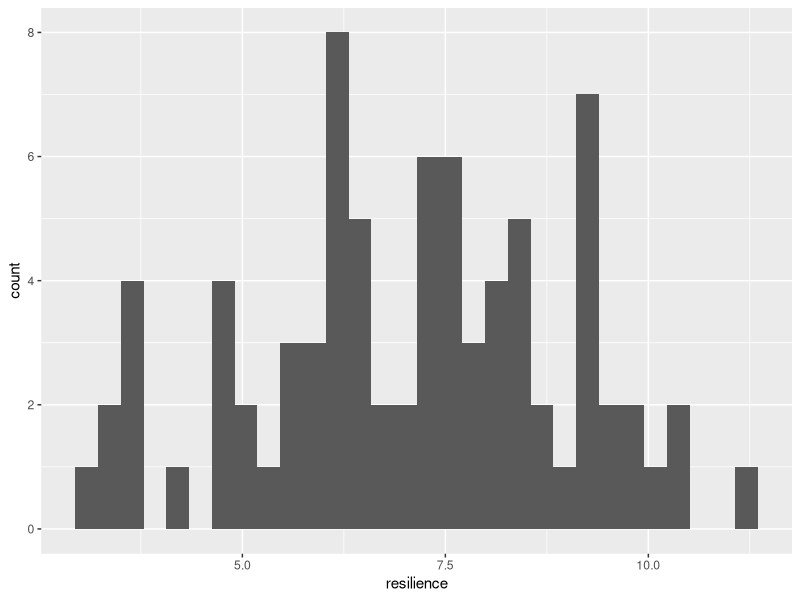
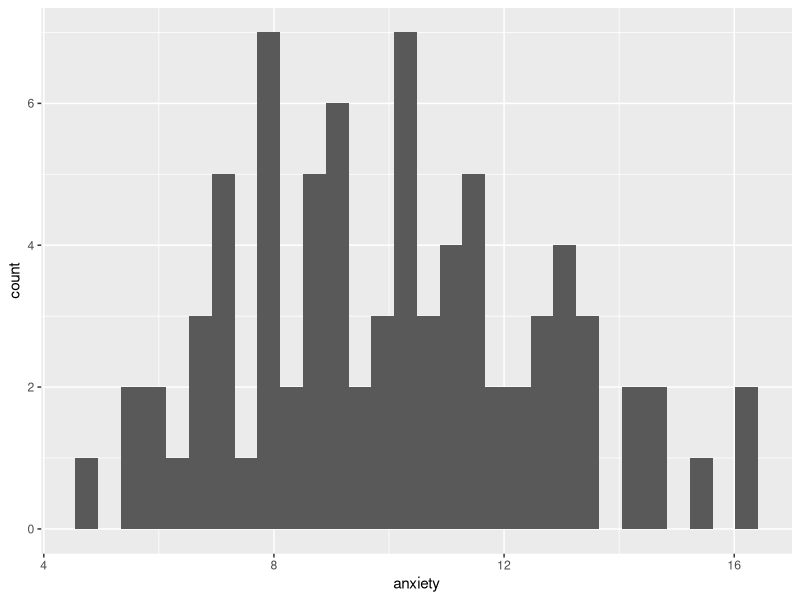
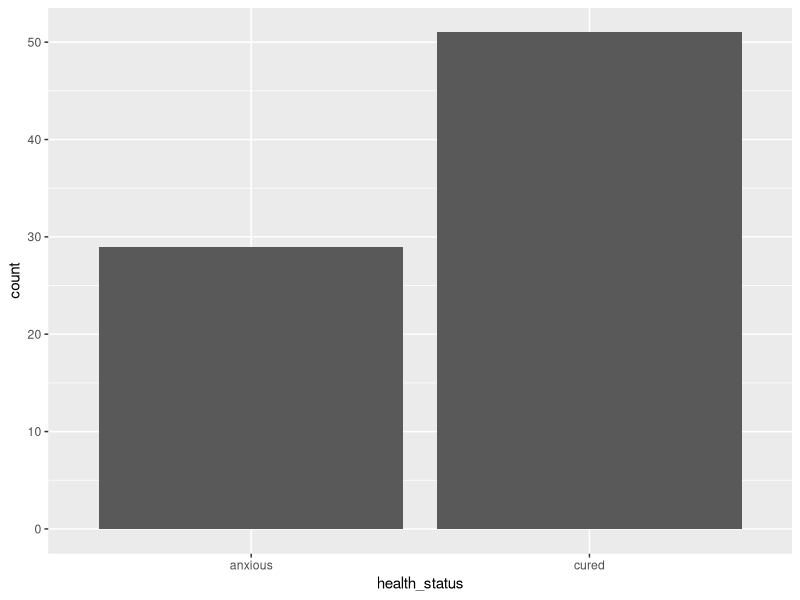
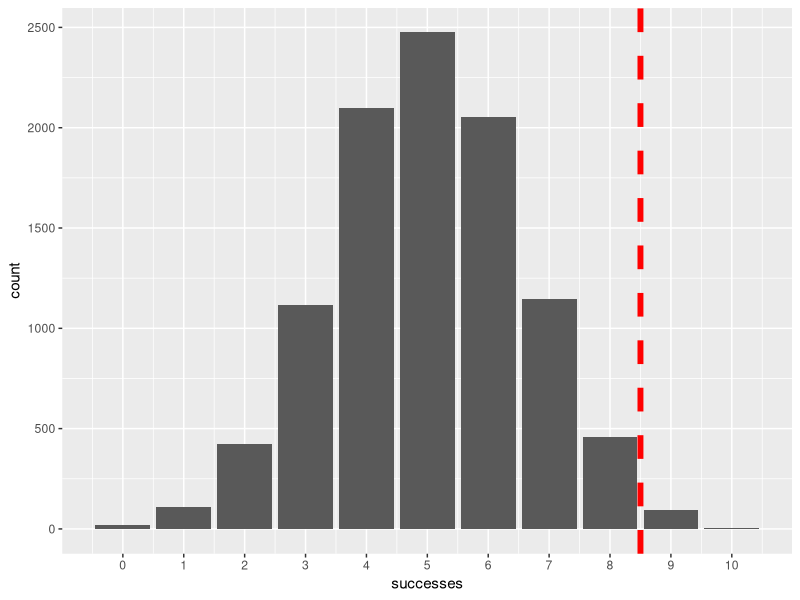
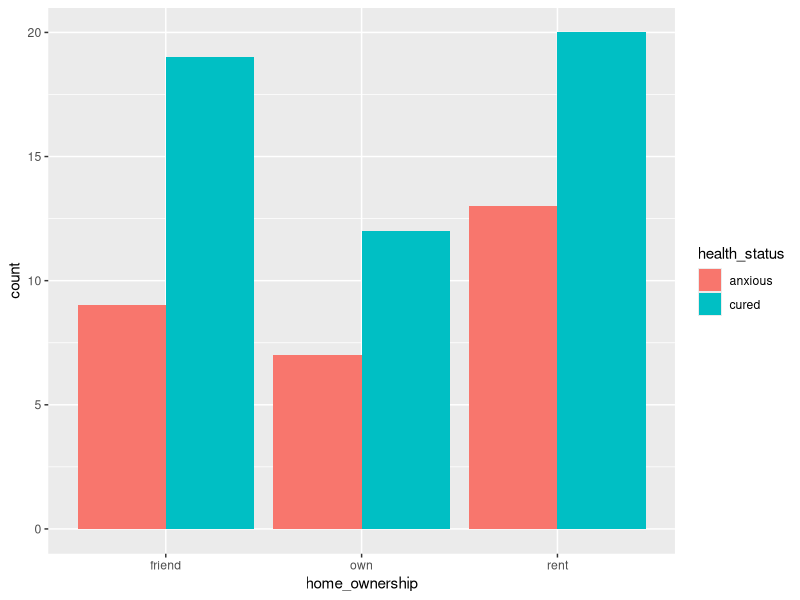
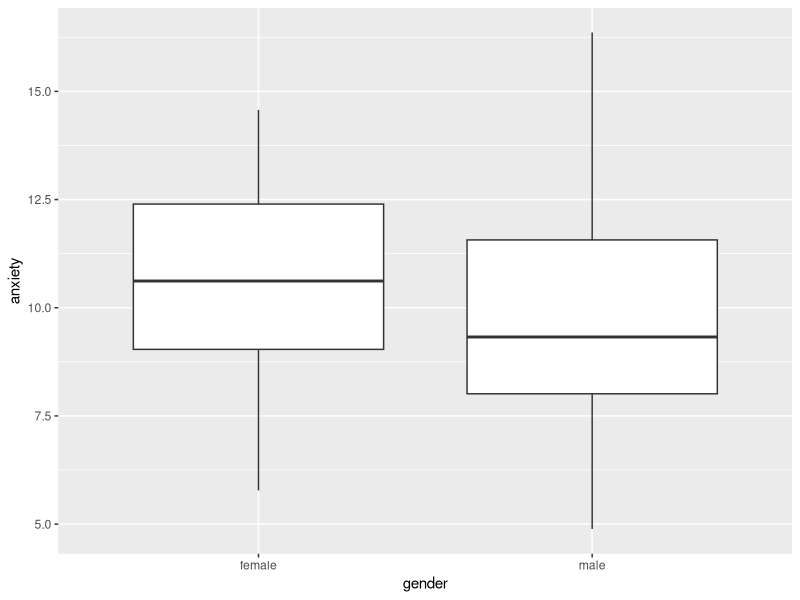
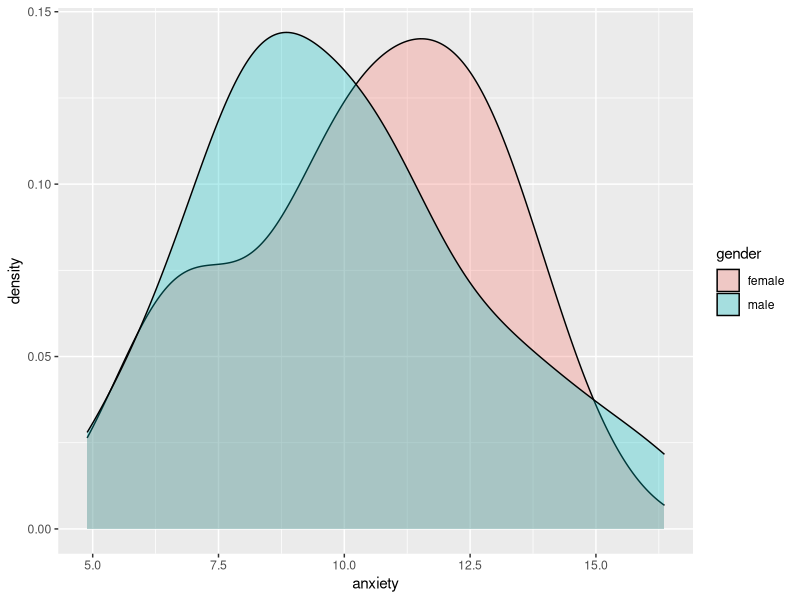
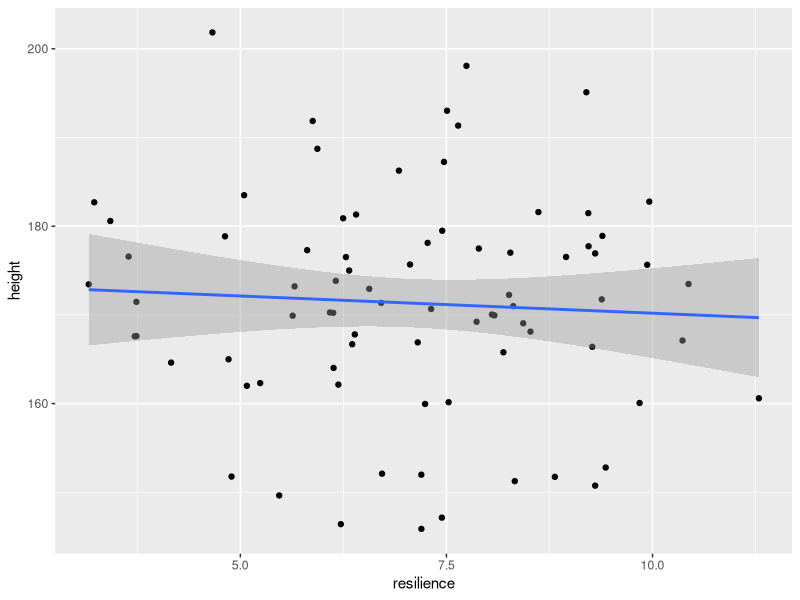

These charts were generated, in order, by the following R code:
# ---	
# title: "Seminar_5"	
# author: "Zoltan Kekecs"	
# date: "9 oktober 2019"	
# output: html_document	
# ---	

# # Ket valtozo kapcsolatanak vizsgalata, statisztikai inferencia	

# ## Az ora celja	

# Az ora celja hogy megismerkedjunk a statisztikai inferencia alapjaival ket valtozo kapcsolatanak elemzesen keresztul.	

# ## Package-ek betoltese	


if (!require("tidyverse")) install.packages("tidyverse")	
library(tidyverse) # for dplyr and ggplot2	



# ## Adatgeneralas az orahoz	

# Az alabbi kod adatokat general a szamunkra. Az adatgeneralashoz hasznlalt kod megertese ezen a szinten meg nem szukseges. 	


n_per_group = 40	
	
base_height_mean = 164	
base_height_sd = 10	
base_anxiety_mean = 18	
base_anxiety_sd = 2	
resilience_mean = 7	
resilience_sd = 2	
	
treatment_effect = - 3	
resilience_effect = - 0.8	
	
gender_bias = 0.7	
gender_effect = - 1	
gender_effect_on_height = 12	
	
	
treatment <- rep(c(1, 0), each = n_per_group)	
set.seed(68)	
	
gender_num <- rbinom(n = n_per_group * 2, size = 1, prob = 0.7)	
gender <- NA	
gender[gender_num == 0] = "female"	
gender[gender_num == 1] = "male"	
	
home_ownership <- sample(c("own", "rent", "friend"), n_per_group * 2, replace = T)	
	
resilience <- rnorm(mean = resilience_mean, sd = resilience_sd, n = n_per_group*2)	
	
anxiety_base <- rnorm(mean = base_anxiety_mean, sd = base_anxiety_sd, n = n_per_group*2)	
anxiety <- anxiety_base + treatment * treatment_effect + resilience * resilience_effect + gender_num * gender_effect	
participant_ID <- paste0("ID_", 1:(n_per_group*2))	
	
height_base <- rnorm(mean = base_height_mean, sd = base_height_sd, n = n_per_group*2)	
height <- height_base + gender_num * gender_effect_on_height	
	
	
group <- rep(NA, n_per_group*2)	
group[treatment == 0] = "control"	
group[treatment == 1] = "treatment"	
	
health_status <- rep(NA, n_per_group*2)	
health_status[anxiety < 11] = "cured"	
health_status[anxiety >= 11] = "anxious"	
	
data <- data.frame(participant_ID)	
data = cbind(data, gender, group, resilience, anxiety, health_status, home_ownership, height)	
data = as_tibble(data)	
	
data = data %>% 	
  mutate(gender = factor(gender))	
	
data = data %>% 	
  mutate(group = factor(group))	
	
data = data %>% 	
  mutate(health_status = factor(health_status))	
	
data = data %>% 	
  mutate(home_ownership = factor(home_ownership))	
	
data	
	



# ## Adatellenorzes	

# Mint mindig, elemzes elott ellenorizzuk, hogy az adattal minden rendben van-e!	

# Lathatjuk, hogy 5 valtozo van az adattablaban. 	

# - participant_ID - reszvevo azonositoja	
# - group - csoporttagsag, ez egy faktor valtozo aminek ket szintje van: "treatment" (kezelt csoport), es "control" (kontrol csoport). A "treatment" csoport kapott kezelest, mig a "control" csoport nem kapott kezelest.	
# - resilience - reziliancia: a nehezsegekkel valo megkuzdes kepessege, ez egy szemlyes kepesseg, olyasmi mint a szemelyisegvonasok	
# - anxiety - szorongas szint	
# - health_status - a klinikai kriteriumok alapjan szorongonak vagy gyogyultnak tekintheto a szemely 	

# Mondjuk hogy az adatok egy randomizalt kontrollalt klinikai kutatas eredmenyeibol szarmaznak, ahol a pszichoterapia hatekonysagat teszteltek. Olyan szemelyeket vontak be a kutatasba, akik egy hurrikan aldozatai voltak, es szorongassal kuszkodtek. A szemelyeknel felmertek a reziliancia szintjet, majd veletlenszeruen osztottak a szemelyeket egy kezelesi vagy egy kontrol csoportba. Ezt kovetoen a kezelesi csoport pszichoterapiat kapott 6 heten keresztul heti egyszer, mig a kontrol csoport nem kapott kezelest. A vizsgalat vegen megmertek a szemelyek szorongasszintjet, es a klinikai kriteriumok alapjan meghataroztak, hogy a szemely gyogyulnak, vagy szorongonak szamit-e.	




data	
	
data %>% 	
  summary()	
	
data %>% 	
  ggplot() +	
    aes(x = resilience) +	
    geom_histogram()	
	
data %>% 	
  ggplot() +	
    aes(x = anxiety) +	
    geom_histogram()	
	
data %>% 	
  ggplot() +	
    aes(x = health_status) +	
    geom_bar()	
	
set.seed(Sys.time())	


# ## Hipotezisek	

# Vizsgaljuk meg kutatasban szereplo valtozok osszefuggeset a hipotezisek menten.	

# Erre eloszor feltaro elemzest hasznalunk.	

# A kutatas hipotezise a kovetkezok voltak:	

# 1. Tobb a ferfi mint a no ebben a klinikai mintaban (**gender** vs. 50%).	
# 2. A pszichoterapiat kapo csoportban a terapia utan kevesebb lesz a klinikai kriteriumok alapjan szorongonak szamito szemely (**health_status** vs. **group**)	
# 3. A terapias csoportban alacsonyabb lesz a szorongas atlaga a kutatas vegere mint a kontrol csoportban (**anxiety** vs. **group**)	
# 4. A reziliancia es a kutatas vegen mert szorongasszint negativ osszefuggest fog mutatni (vagyis aki reziliensebb, annal alacsonyabb szorongasszintet fognak merni a kutatas vegen)  (**anxiety** vs. **resilience**)	


# ## Hipotezisteszteles	

# A statisztikai inferencia, es hipotezis teszteles soran az a celunk, hogy megallapitsuk, letezik-e egy bizonyos hatas vagy kapcsolat. De ezt a **null-hipotezis szignifikancia teszteles (NHST)** soran egy forditott logikaval tesszuk: azt allapitjuk meg, hogy mekkora a valoszinusege hogy az altalunk megfigyelt eredmenyt (vagy annal meg extremebb eredmenyt) kapjunk, amennyiben a null-hipotezis igaz.	

# Egy egyszeru pelda: az a sejtesem, hogy egy penzerme cinkelt, megpedig ugy hogy nagy valoszinuseggel fej legyen az eredmeny amikor feldobjuk. Ebben az esetben a null-hipotezisem az, hogy az erme nem cinkelt, vagyis ugyan akkora a valoszinusege fejet es irast kapni eredmenykent, ha feldobjuk.	

# - H1: cinkelt erme	
# - H0: nem cinkelt erme	

# Tegyuk fel hogy 10-szer feldobjuk az ermet, es 9-szer fejet dobunk. Mekkora a valoszinusege, hogy az erme cinkelt? Ezt nem tudjuk megmondani. Tobbek kozott azert sem mert nem tudjuk, mennyire lehet cinkelve. Viszont azt meg tudjuk mondani, hogy mekkora a valoszinusege, hogy ezt az eredmenyt kapnank, ha az erme **NINCS** cinkelve.	

# Annak a valoszinusege, hogy legalabb 9-szer (vagy tobbszor) fejet dobok 10 dobasbol egy nem cinkelt ermevel, p = 0.0107 (nagyjabol 1%). 	


	
probability_of_heads_if_H0_is_true <- 0.5	
	
heads <- 9	
total_flips <- 10	
probability_of_result = 1-pbinom(heads-1, total_flips, probability_of_heads_if_H0_is_true)	
	
probability_of_result	



# Ez a valoszinuseg maskepp leforditva azt jelenti, hogy ha ugyan ezt a kiserletet 100 szor megismetelnenk (mindegyikben 10 dobassal), akkor a 100 kiserletbol csak atlagosan 1-szer varnanak, hogy 9 vagy tobb fejet kapjunk. 	

# Ezt le is ellenorizhetjuk, ha randomizalunk mondjuk 10.000 hasonlo kiserletet az rbinom() funkcioval. Az abran lathato hogy csak a kiserletek igen kis szazalekaban kaptunk 9 vagy tobb "sikert". 	


successes = rbinom(n = 10000, size = 10, prob = 0.5)	
random_flips = data.frame(successes)	
	
library(ggplot2)	
	
ggplot(data = random_flips) +	
  aes(x = successes) +	
  geom_bar()+	
  scale_x_continuous(breaks = 0:10)+	
  geom_vline(xintercept = 8.5, col = "red", linetype = "dashed", size = 2)	
	
	


# Vagyis ez egy eleg meglepo (bar nem lehetetlen) eredmeny, ha az erme nem lenne cinkelve. Amikor NHST-t csinalunk, ez alapjan hozzuk meg a dontesunket arrol, hogy **elvetjuk-e** a null-hipotezist, vagy, kello bizonyitek hijan **megtartjuk** azt.	

# A pszichologiaban altalaban **p < 0.5** hatarerteket hasznalunk a donteshozasban, vagyis ha egy olyan meglepo eredmenyt figyelunk meg, aminek a valoszinusege kisebb mint 5% ha a null-hipotezis igaz, akkor elvetjuk a null-hipotezist. Vagyis a fenti eredmeny eseten elvethetnek a hull-hipotezist, mert a megfigyelt eredmeny vagy annal extremebb eredmeny valosinusege 1% (p = 0.01), ami kisebb mint 5% (p < 0.05).	


# ## Statisztikai tesztek	

# A megfigyeles valoszinuseget a null-hipotezis helyesseget feltetelezve altalaban egy statisztikai teszt mondja meg nekunk. Ezen az oran negy statisztikai tesztet fogunk megismerni.	

# - binomialis teszt	
# - khi-negyzet teszt	
# - korrelacios teszt	
# - t-teszt	

# ### binomialis teszt	

# A fenti hipotezist pl. tesztelhetjuk a **binomialis teszttel**, aminek R-ben binom.test() a funkcioja. Az x helyere a megfigyelt "celmegfigyelesek" vagy "sikerek" szamat (a mi esetunkben a fejek szamat), az n helyere az osszes megfigyeles szamat, a p helyere pedig a null-hipotezes helyesseget feltetelezve a "celmegfigyelesek" eleresenek valoszinuseget kell beirni. Ezt valoszinusegkent kell megadni, ami 0 es 1 kozotti szam (0 = 0% esely, 1 = 100% esely)	


	
binom.test(x = heads, n = total_flips, p = probability_of_heads_if_H0_is_true, alternative = "greater")	
	


# Ennek a tesztnek az eredmenye a kovetkezot mutat:	

# - p-value: p-ertek, annak a valoszinusege, hogy az altalunk megfigyelt, vagy extremebb eredmenyt kapunk, feltetelezve hogy a null-hipotezis helyes. Altalaban ha ez az ertek 0.05 alatti, akkor elvetjuk a null-hipotezist.	
# - alternative hypothesis: Itt irja le, hogy mi volt a H1, ami a mi esetunkben az volt, hogy a fej valoszinusege nagyobb mint 0.5 (50%). Ez egyben azt is jelenti, hogy a null-hipotezisunk az volt, hogy a fej valoszinusege 0.5 VAGY KISEBB.	
# - 95 percent confidence interval (vagy roviden 95% CI): a 95%-os konfidencia intervallum. Ez azt jelenti, hogy ha a kiserletet sokszor megismeteljuk es ugyan igy kiszamoljuk a konfidencia intervallumot minden kiserletnel, az igy kapott konfidencia intervallumok 95%-a tartalmazni fogja a valos hatasmeretet (ami a mi esetunkben a "siker" valoszinusege). Fontos, hogy nem tudjuk, hogy a mi kiserletunkban a konfidencia intervallum tartalmazza-e a valos hatasmeretet.	
# - sample estimates: A "siker" ("celmegfigyeles", a mi esetunkben a fej) valoszinusegenek becsult merteke a populacioban a megfigyelt valoszinuseg alapjan. Ez egy pontbecsles, ami mindig megegyezik a megfigyelt valoszinuseggel.	


# Ennek a binomialis tesztnek az eredmenyet igy irhatjuk le:	
# "A kutatasunkban 9 fejet figyeltunk meg 10 penzfeldobasbol. Ez alapjan ugy iteljuk, hogy annak a valoszinusege, hogy fejet dobunk az ermevel szignifikansan tobb mint p = 0.5. A fej dobas valoszinusege p =  0.9 volt a mintaban (95% CI = 0.61, 1)."	

# *________________________________*	

# *Gyakorlas*	

# Teszteld a hipotezist, hogy "Tobb a ferfi mint a no ebben a klinikai mintaban" (**gender** valtozo)	

# - Ezt ugyan ugy teheted meg, mint a fenti peldaban, hiszen a null-hipotezis az, hogy a ferfiak ("male") elvart valoszinusege 50% vagy kevesebb (p = 0.5). Szoval a ferfiak ekvivalensek a "fejekkel" a penzfeldobasos peldaban.	
# - Meg kell hataroznod a ferfiak szamat a mintaban, es a teljes mintaelemszamot, hogy ki todd tolteni a binom.test() fuggveny parametereit.	
# - Ez utan vegezd el a tesztet	
# - Es ird le a fentiek szerint az eredmenyeket.	


# *________________________________*	


# ## Ket kategorikus valtozo kapcsolata: Khi-negyzet proba (Chi-squared test)	

# A Khi-negyzet proba ket kategorikus valtozo kapcsolatat hivatott megvizsgalni.	

# Peldaul megvizsgalhatjuk, hogy van-e kapcsolat abban, hogy a szemelyek lakhatasi helyzete (**home_ownership**) es a kozott, hogy a kutatas vegen az egyes szemelyek meggyogyultak-e (**health_status**).	

# Eloszor feltaro elemzest vegzunk:	

# - tablazatot rajzolunk a ket valtozo kapcsolatarol	
# - abrat keszitunk (pl. geom_bar)	


	
table(data$home_ownership, data$health_status)	
	
data %>% 	
  ggplot() +	
    aes(x = home_ownership, fill = health_status) +	
    geom_bar(position = "dodge")	
	


# Ez utan elvegezzuk a Khi-negyzet probat. Ehhez eloszor keszitenunk kell egy tablazatot a ket valtozo kapcsolatarol, amit egy uj objektumban elmentunk.	

# A Khi-negyzet proba azt a null-hipotezist teszteli, hogy a csoportokban ugyan olyan a masik kategorikus valtozo eloszlasa (vagyis a mi esetunkben a null hipotezis hogy ugyan olyan aranyban gyogyulnak meg akik baratnal laknak, akiknak sajat lakasuk van, es akik berlik a lakast).	


	
ownership_health_status_table = table(data$home_ownership, data$health_status)	
ownership_health_status_table	
	
chisq.test(ownership_health_status_table)	
	


# Ennek a tesztnek az eredmenyet igy irhatjuk le:	

# "Nem volt szignifikans elteres abban, hogy a kulonbozo lakhatasi csoportokban (baratnal, sajat lakasban, vagy berlemenyben lakok) milyen aranyban voltak azok akik meggyogyultak a kutatas vegere (X^2 = `r round(chisq.test(ownership_health_status_table)$statistic, 2)`, df = `r chisq.test(ownership_health_status_table)$parameter`, p = `r round(chisq.test(ownership_health_status_table)$p.value, 3)`)."	





# *________________________________*	

# *Gyakorlas*	

# Teszteld a 2. hipotezist, hogy "A pszichoterapiat kapo csoportban a terapia utan kevesebb lesz a klinikai kriteriumok alapjan szorongonak szamito szemely" (**health_status** vs. **group**)	

# - Ezt ugyan ugy teheted meg, mint a fenti peldaban, hiszen a null-hipotezis az, hogy nincs kulonbseg a csoporttagsag szerint (treatment vs. control) abban hogy milyen aranyban gyogyultak meg a kutatas vegere.	
# - Eloszor vegezzunk egy feltaro elemzest egy tablazattal a ket valtozo kapcsolatarol a table() funkcioval es egy abraval (mondjuk geom_bar() hasznalataval) 	
# - A tablazatot mentsd el egy uj objektumba	
# - Ez utan vegezd el a tesztet, chisq.test()	
# - Es ird le a fentiek szerint az eredmenyeket.	


# *________________________________*	


# ## Egy numerikus valtozo atlaganak kolunbsege csoportok kozott: anova es t-teszt	

# Tesztelhetjuk peldaul, hogy van-e kulonbseg a nemek kozott (**gender**) a kutatas vegen mert szorongas szintjeben (**anxiety**).	

# Eloszor szokas szerint feltaro elemzest vegzunk atlagok csoportonkenti osszehasonlitasaval es abraval. Erre pl. remek a geom_boxplot() es a geom_density()	


	
summary = data %>% 	
  group_by(gender) %>% 	
    summarize(mean = mean(anxiety), sd = sd(anxiety))	
summary	
	
data %>% 	
  ggplot() +	
    aes(x = gender, y = anxiety) +	
    geom_boxplot()	
	
data %>% 	
  ggplot() +	
    aes(x = anxiety, fill = gender) +	
    geom_density(alpha = 0.3)	
	
	


# Lathatjuk a feltaro elemzes alapjan, hogy a nok szorongasszintje nagyobb valamivel mint a ferfiake atlagosan. Most nezzuk meg, ez a kulonbseg statisztikailag szignifikans-e.	

# Arra, hogy meghatarozzuk van-e kulonbseg ket csoport kozott valamilyen numerikus valtozo atlagaban, hasznalhatjuk a t-tesztet, t.test().	


	
t_test_results = t.test(anxiety ~ gender, data = data)	
t_test_results	
	
mean_dif = summary %>% 	
    summarize(mean_dif = mean[1] - mean[2])	
mean_dif	
	


# Ezt az eredmenyt ugy irhatjuk le hogy:	

# "A ferfiak es nok szignifikansan kulonboztek a egymastol a szorongas szintjukben (t = `r round(t_test_results$statistic, 2)`, df = `r round(t_test_results$parameter, 2)`, p = `r round(t_test_results$p.value, 3)`. A csoportok szorongas szintjenek atlaga es szorasa a kovetkezo volt: "nok: `r round(summary$mean[1], 2)`(`r round(summary$sd[1], 2)`), ferfiak: `r round(summary$mean[2], 2)`(`r round(summary$sd[2], 2)`). A nok atlagosan `r round(mean_dif, 2)` ponttal voltak szorongobbak (95% CI = `r round(t_test_results$conf.int[1], 2)`, `r round(t_test_results$conf.int[2], 2)`)."	

# Ha egy kategorikus valtozon belul tobb csoportunk is van, hasznalhatjuk az egyszempontos ANOVA-t (one-way ANOVA) az aov() funkcioval a t.test() helyett. A formula amit be kell irni ugyan ugy nez ki, mint a t-teszt eseten.	

# Mondjuk alabb azt teszteljuk hogy van-e kulonbseg a lakhatasi helyzet csoportjai kozott a szorongasszintben. Itt valojaban azt teszteljuk, hogy paronkent akarmelyik csoport kozott van-e szignifikans kulonsbeg.	


	
ANOVA_result = aov(anxiety ~ home_ownership, data = data)	
summary(ANOVA_result)	
	


# Ezt az eredmenyt igy irnank le:	
# "A lakhatasi csoportonk szerint nem volt szignifikans kulonsbeg a szorongas atlagos szintjeben (F (`r round(summary(ANOVA_result)[[1]]$Df[1],2)` ,`r round(summary(ANOVA_result)[[1]]$Df[2],2)`) = `r round(summary(ANOVA_result)[[1]]$F[1],2)`, p = `r round(summary(ANOVA_result)[[1]][1,4],3)`). A szorongas atlagat es szorasat az egyes csoportok szerinti bontasban lasd az 1. tablazatban"	

# Alabb lathato, hogyan produkalnank a megfelelo tablazatot a szorongas atlagaval home_ownership csoportok szerint.	


	
summary_home_ownership_vs_anxiety = data %>% 	
  group_by(home_ownership) %>% 	
    summarize(mean = mean(anxiety), sd = sd(anxiety))	
summary_home_ownership_vs_anxiety	


# ### Egyoldalu vs. ketoldalu tesztek	

# Fontos, hogy ha van elozetes elkepzelesunk a hipotezisalkotaskor arrol, hogy milyen iranyu lesz a hatas, akkor egy-oldalu (one-sided) tesztet kell hasznalnunk az alapertelmezett ket-oldalu teszt helyett.	

# Peldaul tegyuk fel hogy amikor a hipotezisunket meghataroztuk (idealis esetben ez meg az adatgyujtes elott megtortenik), ugy gondoltuk, hogy a noknek magasabb lesz a szorongasszintjuk, mint a ferfiaknak. Ezt az alternative = "greater" parameterrel hatarozhatjuk meg.	

# Ha osszehasonlitjuk ezt az eredmenyt a korabbi t-teszt eredmenyevel, eszrevehetjuk hogy minden szam valtozatlan maradt, kiveve a p-erteket, ami pontosan felere csokkent, es a 95%-os konfidencia intervallumot, aminek a felso hatara most egy vegtelen nagy szam (inf).	

# A p-ertek azert felezodott meg, mert azzal, hogy meghataroztuk, melyik iranyban fog a ket csoport kulonbozni egymastol fele akkora lett az eselye hogy a most megfigyelt, vagy annal nagyobb kulonbseget kapunk a null-hipotezis helyesseget feltetelezve. Vagyis amikor tudjuk, milyen iranyu hatast varunk el, mindig erdemes egy-oldalu tesztet alkalmazni, mert ezzel no a statisztikai eronk.	

# Az egyoldalu tesztek eseten amikor az a hipotezisunk, hogy a referencia-csoport atlaga magasabb lesz, (alternative = "greater"), akkor a konfidencia intervallumnak csak az also hatarat szamoljuk ki. Ezert irja a teszt eredmenye hogy a 95% CI 1.11, Inf, vagyis felfele a vegtelesegig tart a konfidencia intervallum.	


	
t_test_results_one_sided = t.test(anxiety ~ gender, data = data, alternative = "greater")	
t_test_results_one_sided	
	


# Ezt az eredmenyt a fentiekhez hasonloan igy irnank le:	

# "A ferfiak es nok szignifikansan kulonboztek a egymastol a szorongas szintjukben (t = `r round(t_test_results_one_sided$statistic, 2)`, df = `r round(t_test_results_one_sided$parameter, 2)`, p = `r round(t_test_results_one_sided$p.value, 3)`. A csoportok szorongas szintjenek atlaga es szorasa a kovetkezo volt: "nok: `r round(summary$mean[1], 2)`(`r round(summary$sd[1], 2)`), ferfiak: `r round(summary$mean[2], 2)`(`r round(summary$sd[2], 2)`). A nok atlagosan `r round(mean_dif, 2)` ponttal voltak szorongobbak (95% CI = `r round(t_test_results_one_sided$conf.int[1], 2)`, inf)."	


# Nezzuk meg, mi tortenne, ha azt tippeltuk volna a hipotezisalkotaskor, hogy a noknek alacosnyabb lesz a szorongasszintjuk. Ezt ugy hatarozhatjuk meg, hogy a t.test() funkcioban alternative = "less" parametert allitunk be.	

# A p-ertek itt majdnem eleri az 1-et, vagyis nagyon nagy a valoszinusege, hogy a null-hipotezis helyesseget feltetelezve ilyen, vagy ennel extremebb kulonbseget figyelunk meg. Nem is csoda, hiszen a null hipotezisunk itt az hogy a nok szorongasanak atlaga nem fog kulonbozni, vagy nagyobb lesz mint a ferfiake, es azt tapasztaltuk, hogy valoban nagyobb volt, vagyis a megfigyeles egyaltalan nem segit abban, hogy elutasitsuk a null-hipotezist. 	



	
t_test_results_one_sided = t.test(anxiety ~ gender, data = data, alternative = "less")	
t_test_results_one_sided	
	


# Azt is erdemes megjegyezni, hogy a "greater" es a "less" minding a kategorikus valtozo referencia-szintjere vonatkozik. Ha ezt nem allitottuk be maskepp, pl. a factor (levels = ) funkcioval, akkor a referencia-szint az ABC sorrendben elorebb levo szint lesz. A fenti esetben a ket szint a "female" es a "male", amik kozul a "female" jon elobb ABC sorrendben. Ha azt tippeltuk volna, hogy az lenne a hipotezisunk, hogy a ferfiak ("male") szorongasszintje lesz magasabb, akkor alternative = "less"-t kellene beallitanunk, mert ezzel egyben azt tippeljuk, hogy a referenciaszint ("felame") atalaga lesz az alacsonyabb. Vagy at kellene allitani a referenciaszintet. 	



# *________________________________*	

# *Gyakorlas*	

# Teszteld a 3. hipotezist, hogy "A terapias csoportban alacsonyabb lesz a szorongas atlaga a kutatas vegere mint a kontrol csoportban" (**anxiety** vs. **group**)	

# - Eloszor vegezzunk egy feltaro elemzest egy tablazattal a ket valtozo kapcsolatarol a summarize(mean(), sd()) funkciokkal, es keszitsunk abrat, mondjuk geom_boxplot() segitsegevel.	
# - egy- vagy ketoldalu tesztet kell alkalmaznunk? (gondolj arra, hogy a hipotezisunkben megjosoljuk-e a hatas vagy kulonbseg iranyat vagy sem)	
# - Mi a null-hipotezis ebben az esetben?	
# - Melyik tesztet erdemes hasznalni, az egyvaltozos ANOVA-t, vagy a t-tesztet? (gondolj arra, hogy hany csoport (szint) van a kategorikus valtozon belul)	
# - Ez utan vegezd el a tesztet	
# - Es ird le a fentiek szerint az eredmenyeket.	


# *________________________________*	

# ## Ket numerikus valtozo kozotti kapcsolat, korrelacio, cor.test()	

# Vizsgaljuk meg, van-e egyuttjaras a reziliencia (**resilience**) es a magassag (**height**) kozott.	

# Eloszor vegezzunk feltaro elemzest a korrelacios egyutthato kiszamitasaval, es egy pontdiagrammal. Hasznaljunk geom_point() es geom_smooth() geomokat egyszerre, es hasznaljuk az "lm" modszert a trendvonal megrajzolasara.	


	
data %>% 	
  select(resilience, height) %>% 	
    cor()	
	
data %>% 	
  ggplot() +	
    aes(x = resilience, y = height) +	
      geom_point() +	
      geom_smooth(method = "lm")	
	


# A ket valtozo fuggetlennek tunik egymastol a feltaro elemzes alapjan, de elkepzelheto, hogy a hatas, barmilyen kicsit is, megis statisztikailag szignifikans, szoval vegezzuk el a statisztikai tesztet is.	

# Ezt a pearson korrelacios teszt segitsegevel tehetjuk meg, cor.test() a kovetkezo keppen:	


	
correlation_result = cor.test(resilience, height, data = data)	
correlation_result	
	


# Ennek a tesztnek az eredmenyet a kovetkezokeppen irhatjuk le:	
# "A reziliencia es a magassag kozott nem talaltunk szignifikans egyuttjarast (r = `r round(correlation_result$estimate, 2)`, 95% CI = `r round(correlation_result$conf.int[1], 2)`, `r round(correlation_result$conf.int[2], 2)`, df = `r round(correlation_result$parameter, 2)`, p = `r round(correlation_result$p.value, 3)`)"	

# Hasonloan a t-teszthez, a korrelacios teszt eseteben is erdemes egyoldalu tesztet hasznalni amikor a hipotezisunk megmondja a kapcsolat iranyat is, nem csak azt, hogy van kapcsolat a ket valtozo kozott.	

# Peldaul feltetelezzuk, hogy a ket valtozo kozotti kapcsolat pozitiv lesz. Vagyis egy ember minel magasabb, annal magasabb a rezilienciaja. Ezt ugy adhatjuk meg a statisztikai teszt specifikaciojakor, hogy a formulahoz hozzatesszuk az alternative = "greater" parametert. Ha az eredmenyt osszehasonlitjuk az elozo korrelacios teszt eredmenyevel, lathatjuk, hogy a p-ertek magasabb lett (hiszen a kapcsolat iranya a mintankban valojaban kisse negativ volt). A konfidencia intervallumnak itt is csak az also hatara erdekes, a felso hatara a leeheto legmagasabb erteket veszi fel ilyenkor, ami a korrelacional 1.	


	
correlation_result_greater = cor.test(resilience, height, data = data, alternative = "greater")	
correlation_result_greater	
	




# *________________________________*	

# *Gyakorlas*	

# Teszteld a 4. hipotezist, hogy "A reziliancia es a kutatas vegen mert szorongasszint negativ osszefuggest fog mutatni (vagyis aki reziliensebb, annal alacsonyabb szorongasszintet fognak merni a kutatas vegen)" (**anxiety** vs. **resilience**)	

# - Eloszor vegezzunk egy feltaro elemzest a korrelacios egyutthato meghatarozasaval es egy pontdiagrammal a ket valtozo kapcsolatarol.	
# - egy- vagy ketoldalu tesztet kell alkalmaznunk? (gondolj arra, hogy a hipotezisunkben megjosoljuk-e a hatas vagy kulonbseg iranyat vagy sem)	
# - Mi a null-hipotezis ebben az esetben?	
# - Ez utan vegezd el a tesztet	
# - Es ird le a fentiek szerint az eredmenyeket.	


# *________________________________*	


# ### A statisztikai tesztek eredmenyenek kozleserol altalaban	

# A statisztikai tesztek eredmenyenek kozlese soran a kovetkezo informaciokat szoktuk megadni altalanossagban. Ez tesztrol tesztre valtozhat, de az alabbiak kozul minel tobb informaciot megadnunk, annal jobb.	

# - az eredmeny szoveges leirasa	
# - teszt-statisztika	
# - szabadsagfok (ez egyszeru teszteknel altalaban az elemszammal is megadhato)	
# - p-ertek	
# - hatas merteke (parameterbecsles)	
# - hatasmertek 95%-os konfidencia intervalluma	
